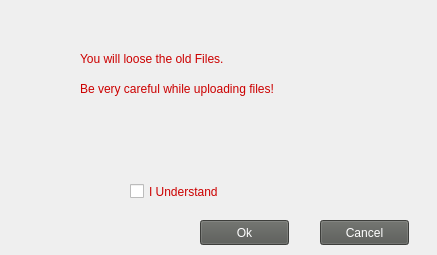
<?xml version="1.0" encoding="UTF-8"?>
<ui version="4.0">
 <class>Form</class>
 <widget class="QWidget" name="Form">
  <property name="geometry">
   <rect>
    <x>0</x>
    <y>0</y>
    <width>437</width>
    <height>255</height>
   </rect>
  </property>
  <property name="windowTitle">
   <string>Form</string>
  </property>
  <widget class="QLabel" name="label">
   <property name="geometry">
    <rect>
     <x>80</x>
     <y>50</y>
     <width>311</width>
     <height>17</height>
    </rect>
   </property>
   <property name="styleSheet">
    <string notr="true">font: 75 11pt &quot;Tibetan Machine Uni&quot;;
color: rgb(204, 0, 0);</string>
   </property>
   <property name="text">
    <string>You will loose the old Files.</string>
   </property>
  </widget>
  <widget class="QLabel" name="label_2">
   <property name="geometry">
    <rect>
     <x>80</x>
     <y>80</y>
     <width>311</width>
     <height>17</height>
    </rect>
   </property>
   <property name="styleSheet">
    <string notr="true">font: 75 11pt &quot;Tibetan Machine Uni&quot;;
color: rgb(204, 0, 0);</string>
   </property>
   <property name="text">
    <string>Be very careful while uploading files! </string>
   </property>
  </widget>
  <widget class="QCheckBox" name="checkBox">
   <property name="geometry">
    <rect>
     <x>130</x>
     <y>180</y>
     <width>131</width>
     <height>23</height>
    </rect>
   </property>
   <property name="styleSheet">
    <string notr="true">font: 75 11pt &quot;Tibetan Machine Uni&quot;;
color: rgb(204, 0, 0);</string>
   </property>
   <property name="text">
    <string>I Understand</string>
   </property>
  </widget>
  <widget class="QPushButton" name="pushButton_3">
   <property name="geometry">
    <rect>
     <x>200</x>
     <y>220</y>
     <width>89</width>
     <height>25</height>
    </rect>
   </property>
   <property name="styleSheet">
    <string notr="true">font: 75 11pt &quot;Tibetan Machine Uni&quot;;
background-color: rgb(85, 87, 83);
color: rgb(255, 255, 255);</string>
   </property>
   <property name="text">
    <string>Ok</string>
   </property>
  </widget>
  <widget class="QPushButton" name="pushButton_4">
   <property name="geometry">
    <rect>
     <x>320</x>
     <y>220</y>
     <width>89</width>
     <height>25</height>
    </rect>
   </property>
   <property name="styleSheet">
    <string notr="true">font: 75 11pt &quot;Tibetan Machine Uni&quot;;
background-color: rgb(85, 87, 83);
color: rgb(255, 255, 255);</string>
   </property>
   <property name="text">
    <string>Cancel</string>
   </property>
  </widget>
 </widget>
 <resources/>
 <connections/>
</ui>
